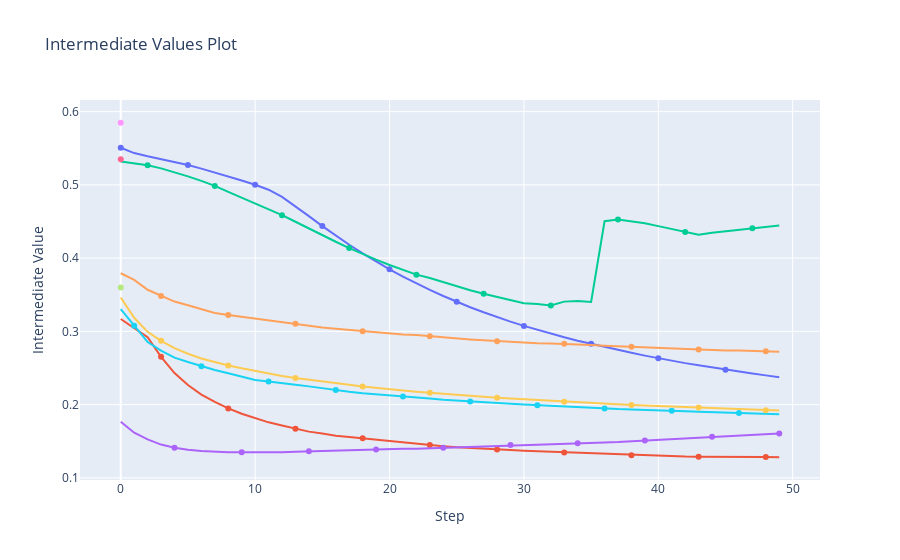

The notebook cell saved with this chart:
### Code cell
# create graph directory for this model
graph_path = Path(
    f"../../figures/{params.MODEL_TYPE}/{params.MODEL_NAME}/{params.CELL_TYPE}"
)
Path(graph_path).mkdir(parents=True, exist_ok=True)
fig = optuna.visualization.plot_intermediate_values(study)
if SHUFFLE_DATA:
    graph_path = f"{graph_path}/plot_intermediate_values_graph_shuffled_data"
elif not SHUFFLE_DATA:
    graph_path = f"{graph_path}/plot_intermediate_values_graph"
else:
    raise ModelNameError

fig.write_image(Path(f"{graph_path}.png"))
fig.show()
